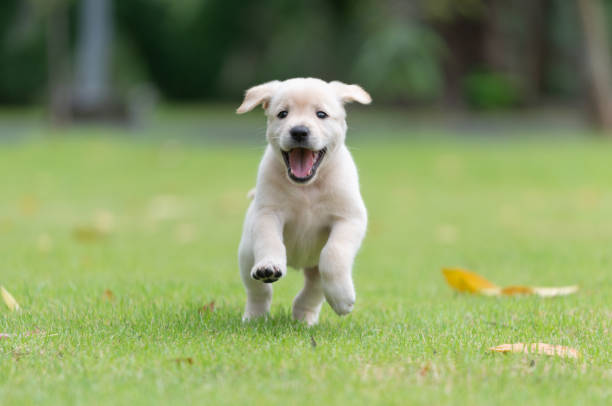
#> input picture OpenCv/IMAGE-1.jpg, 612 x 406 px
$ jupyter execute RANSAC.ipynb
#> lines starting #> are read from the running program, lines starting #| are printed output that depends on the picture
[cell 1]
import cv2
import numpy as np
import matplotlib.pyplot as plt

def extract_SIFT(img):
    sift = cv2.SIFT_create()
    kp, des = sift.detectAndCompute(img, None)
    return kp, des

def match_SIFT(descriptor_source, descriptor_target):
    FLANN_INDEX_KDTREE = 1
    index_params = dict(algorithm=FLANN_INDEX_KDTREE, trees=5)
    search_params = dict(checks=50)
    flann = cv2.FlannBasedMatcher(index_params, search_params)
    matches = flann.knnMatch(descriptor_source, descriptor_target, k=2)

    pos = np.empty((0, 2), dtype=int)

    for m, n in matches:
        if m.distance < 0.7 * n.distance:
            temp = np.array([m.queryIdx, m.trainIdx])
            pos = np.vstack((pos, temp))
    return pos

def affine_matrix(keypoint_source, keypoint_target, pos):
    src_pts = np.float32([keypoint_source[idx].pt for idx in pos[:, 0]]).reshape(-1, 1, 2)
    dst_pts = np.float32([keypoint_target[idx].pt for idx in pos[:, 1]]).reshape(-1, 1, 2)

    M, inliers = cv2.estimateAffine2D(src_pts, dst_pts, method=cv2.RANSAC, ransacReprojThreshold=3.0)

    if M is None:
        return np.hstack((np.eye(2), np.zeros((2, 1))))

    return M

path_source = "IMAGE-1.jpg"
img_source = cv2.imread(path_source)
#> img_source is the input picture: shape (406, 612, 3); mean B, G, R 99.8, 152.8, 135.3

if img_source is None:
    raise FileNotFoundError(f"Error: Could not load {path_source}.")

rows, cols, _ = img_source.shape
#> rows = 406; cols = 612

rotation_matrix = cv2.getRotationMatrix2D((cols / 2, rows / 2), 10, 1.0)
img_target = cv2.warpAffine(img_source, rotation_matrix, (cols, rows))
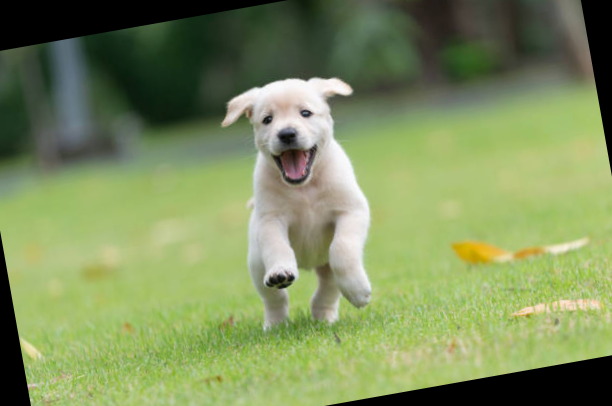
#> img_target: shape (406, 612, 3); mean B, G, R 92.9, 142, 125.9

keypoint_source, descriptor_source = extract_SIFT(img_source)
#> in extract_SIFT, `kp, des = sift.detectAndCompute(img, None)`: kp = 318 keypoints; strongest (x, y, size): (322, 115, 7), (282, 115, 6.3), (361, 96, 10.1), (267, 275, 11.5)
#> keypoint_source has the same summary as kp in extract_SIFT
keypoint_target, descriptor_target = extract_SIFT(img_target)
#> in extract_SIFT (call 2), `kp, des = sift.detectAndCompute(img, None)`: kp = 278 keypoints; strongest (x, y, size): (306, 113, 7), (267, 120, 6.4), (342, 88, 10.3), (291, 278, 4.5)
#> keypoint_target has the same summary as kp in extract_SIFT

pos = match_SIFT(descriptor_source, descriptor_target)
#> in match_SIFT, `matches = flann.knnMatch(descriptor_source, descriptor_target, k=2)`: matches = 318 matches
#> the loop in match_SIFT, `for m, n in matches:` made 318 passes
#> temp on passes 22, 23, 24, 28, 33, 35, 36, 39, 45, 46, 47, 48: [21, 13], [22, 16], [23, 17], [27, 11], [32, 18], [34, 24], [35, 19], [38, 30], [44, 35], [45, 36], [46, 39], [47, 38]
#> pos on passes 15, 17, 20, 21: [[14, 7]], [[14, 7], [16, 9]], [[14, 7], [16, 9], [19, 15]], [[14, 7], [16, 9], [19, 15], [20, 12]]
#> after the loop in match_SIFT, `for m, n in matches:`: pos = 191 pairs, first value 14 to 306, second value 7 to 275

if len(pos) < 3:
    raise ValueError("Not enough matching points found to compute the registration.")

H = affine_matrix(keypoint_source, keypoint_target, pos)
#> in affine_matrix, `src_pts = np.float32([keypoint_source[idx].pt for idx in pos[:, 0]]).r..`: src_pts = 191 rows, first 8: [17.17, 306.4], [27.52, 353], [41.63, 352], [42.31, 347.5], [42.31, 347.5], [51.74, 335], [51.74, 335], [81.58, 115.3]
#> in affine_matrix, `dst_pts = np.float32([keypoint_target[idx].pt for idx in pos[:, 1]]).r..`: dst_pts = 191 rows, first 8: [39.41, 354.9], [57.77, 399.1], [71.52, 395.5], [71.33, 391.1], [71.33, 391.1], [78.72, 377], [78.72, 377], [69.64, 155.7]
#> in affine_matrix, `M, inliers = cv2.estimateAffine2D(src_pts, dst_pts, method=cv2.RANSAC,..`: M = [[0.985, 0.174, -30.69], [-0.173, 0.984, 56.31]]; inliers = 191 values, max 1 at index 0, min 0 at index 77, mean 0.995
#> H = [[0.985, 0.174, -30.69], [-0.173, 0.984, 56.31]]

warp = cv2.warpAffine(img_source, H, (cols, rows))

merge = np.uint8(img_target * 0.5 + warp * 0.5)

img_source_rgb = cv2.cvtColor(img_source, cv2.COLOR_BGR2RGB)
img_target_rgb = cv2.cvtColor(img_target, cv2.COLOR_BGR2RGB)
warp_rgb = cv2.cvtColor(warp, cv2.COLOR_BGR2RGB)
merge_rgb = cv2.cvtColor(merge, cv2.COLOR_BGR2RGB)

fig, axes = plt.subplots(2, 2, figsize=(14, 10))

axes[0, 0].imshow(img_source_rgb)
axes[0, 0].set_title("1. Original (Source) Image")
axes[0, 0].axis('off')

axes[0, 1].imshow(img_target_rgb)
axes[0, 1].set_title("2. Target Image (Rotated 10°)")
axes[0, 1].axis('off')

axes[1, 0].imshow(warp_rgb)
axes[1, 0].set_title("3. Warped Image (Corrected Orientation)")
axes[1, 0].axis('off')

axes[1, 1].imshow(merge_rgb)
axes[1, 1].set_title("4. Final Registered Blend (50/50 mix)")
axes[1, 1].axis('off')

plt.tight_layout()
plt.show()
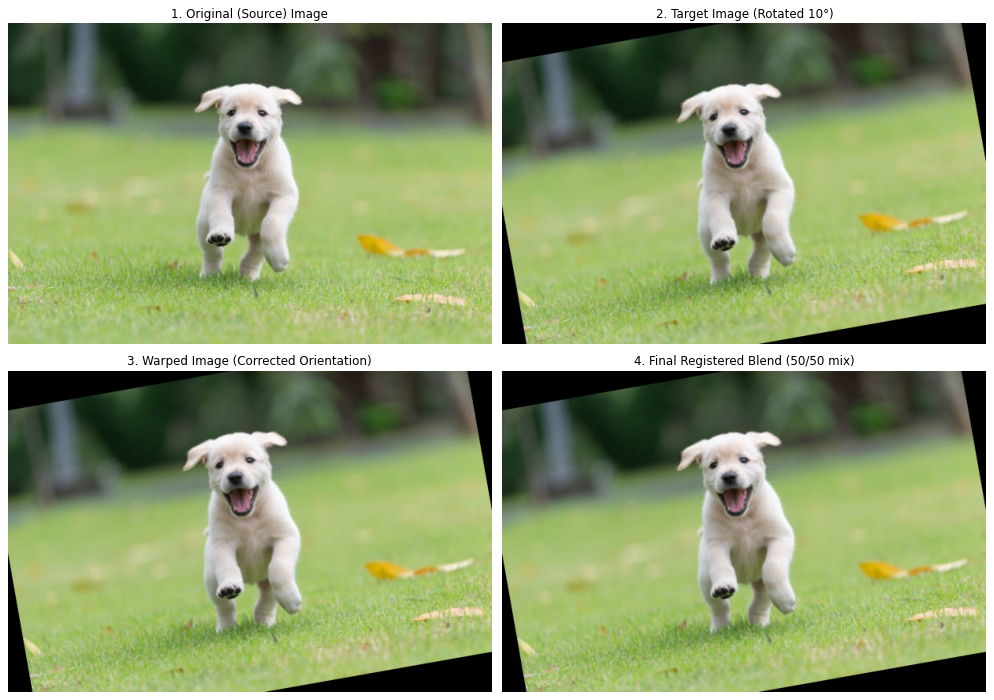
#> figure drawn by matplotlib, 4 panels

$ run again, with OpenCv/italy-1.jpg copied over OpenCv/IMAGE-1.jpg
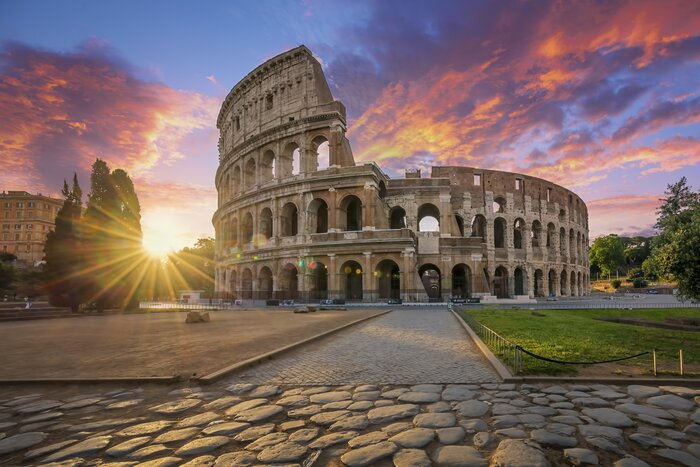
#> input picture OpenCv/italy-1.jpg, 700 x 467 px
#> img_source is the input picture: shape (467, 700, 3); mean B, G, R 97.5, 101.5, 119.5
#> `img_target = cv2.warpAffine(img_source, rotation_matrix, (cols, rows))`:
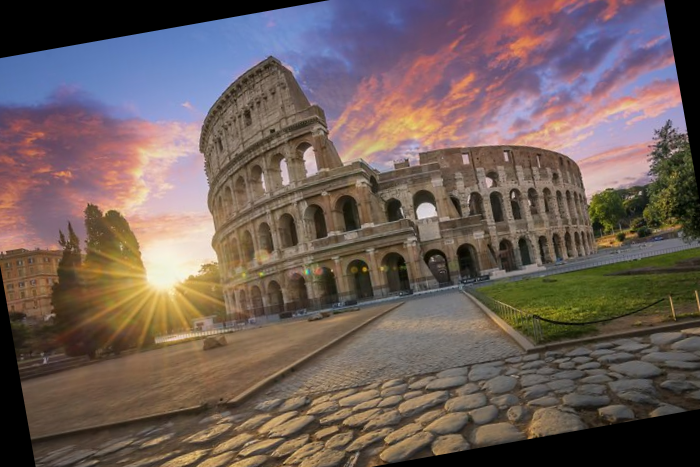
#> img_target: shape (467, 700, 3); mean B, G, R 90.8, 95.1, 111.1
#> kp = 2199 keypoints; strongest (x, y, size): (517, 224, 2.6), (429, 224, 10.8), (643, 244, 2.3), (358, 271, 2.8)
#> keypoint_source has the same summary as kp in extract_SIFT
#> kp = 2335 keypoints; strongest (x, y, size): (426, 211, 10.8), (513, 196, 2.5), (640, 193, 2.5), (173, 255, 69.3)
#> keypoint_target has the same summary as kp in extract_SIFT
#> matches = 2199 matches
#> the loop in match_SIFT, `for m, n in matches:` made 2199 passes
#> temp on passes 21, 22, 23, 24, 25, 27, 28, 29: [20, 33], [21, 40], [22, 39], [23, 10], [24, 18], [26, 19], [27, 47], [28, 48]
#> after the loop in match_SIFT, `for m, n in matches:`: pos = 1426 pairs, first value 8 to 2194, second value 1 to 2331
#> src_pts = 1426 rows, first 8: [6.5, 192.6], [14.64, 264.1], [14.64, 264.1], [14.64, 300], [14.86, 295], [15.9, 308.1], [16.44, 297.5], [16.85, 196.5]
#> dst_pts = 1426 rows, first 8: [4.57, 252.9], [25.03, 322], [25.03, 322], [31.63, 357.3], [30.58, 352.2], [33.59, 365.2], [32.63, 354.4], [15.98, 254.8]
#> M = [[0.985, 0.174, -35.28], [-0.174, 0.985, 64.38]]; inliers = 1426 values, max 1 at index 0, min 0 at index 123, mean 0.996
#> H = [[0.985, 0.174, -35.28], [-0.174, 0.985, 64.38]]
#> `plt.show()`:
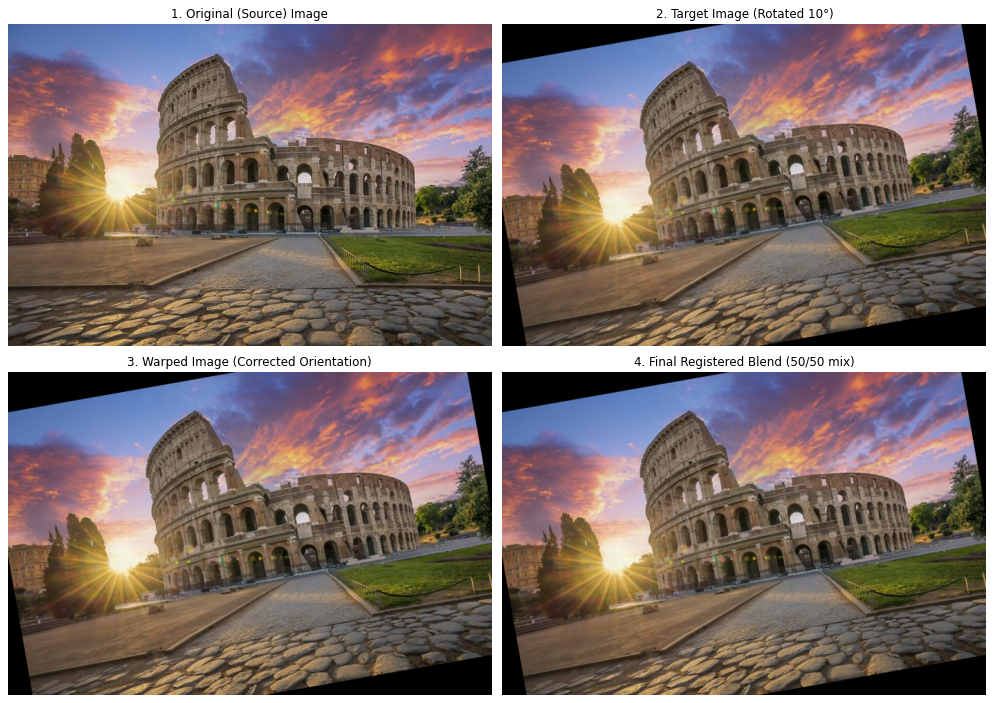
#> figure drawn by matplotlib, 4 panels

$ run again, with OpenCv/italy.jpg copied over OpenCv/IMAGE-1.jpg
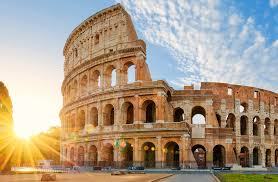
#> input picture OpenCv/italy.jpg, 278 x 182 px
#> img_source is the input picture: shape (182, 278, 3); mean B, G, R 137.3, 156, 171.2
#> `img_target = cv2.warpAffine(img_source, rotation_matrix, (cols, rows))`:
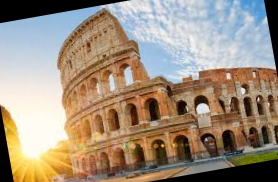
#> img_target: shape (182, 278, 3); mean B, G, R 125.2, 143.1, 158.2
#> kp = 582 keypoints; strongest (x, y, size): (153, 149, 1.8), (197, 150, 1.9), (198, 110, 6.6), (198, 119, 6.5)
#> keypoint_source has the same summary as kp in extract_SIFT
#> kp = 607 keypoints; strongest (x, y, size): (200, 99, 6.6), (206, 139, 2), (202, 108, 6.5), (243, 90, 3.2)
#> keypoint_target has the same summary as kp in extract_SIFT
#> matches = 582 matches
#> the loop in match_SIFT, `for m, n in matches:` made 582 passes
#> temp on passes 31, 36, 38, 40, 43, 45, 46, 47: [30, 29], [35, 17], [37, 20], [39, 42], [42, 43], [44, 30], [45, 26], [46, 32]
#> after the loop in match_SIFT, `for m, n in matches:`: pos = 353 pairs, first value 7 to 578, second value 9 to 603
#> src_pts = 353 rows, first 8: [9.36, 155.1], [11.14, 106.5], [46.97, 158.2], [57.21, 122.2], [57.29, 137.9], [62.33, 67.91], [62.79, 78.16], [63.53, 142.7]
#> dst_pts = 353 rows, first 8: [22.42, 176.5], [15.64, 128.5], [59.95, 173.1], [63.83, 135.9], [66.54, 151.3], [59.31, 81.5], [61.39, 91.88], [73.57, 155.1]
#> M = [[0.985, 0.174, -13.71], [-0.174, 0.985, 25.57]]; inliers = 353 values, max 1 at index 0, min 0 at index 82, mean 0.997
#> H = [[0.985, 0.174, -13.71], [-0.174, 0.985, 25.57]]
#> `plt.show()`:
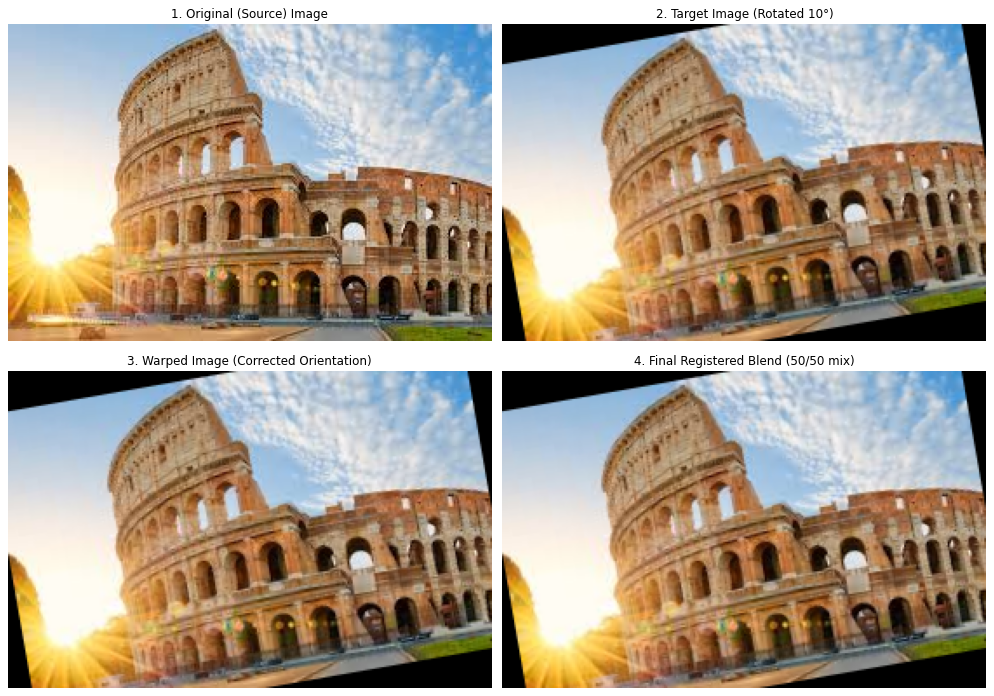
#> figure drawn by matplotlib, 4 panels

$ run again, with OpenCv/IMAGE-2.jpeg copied over OpenCv/IMAGE-1.jpg
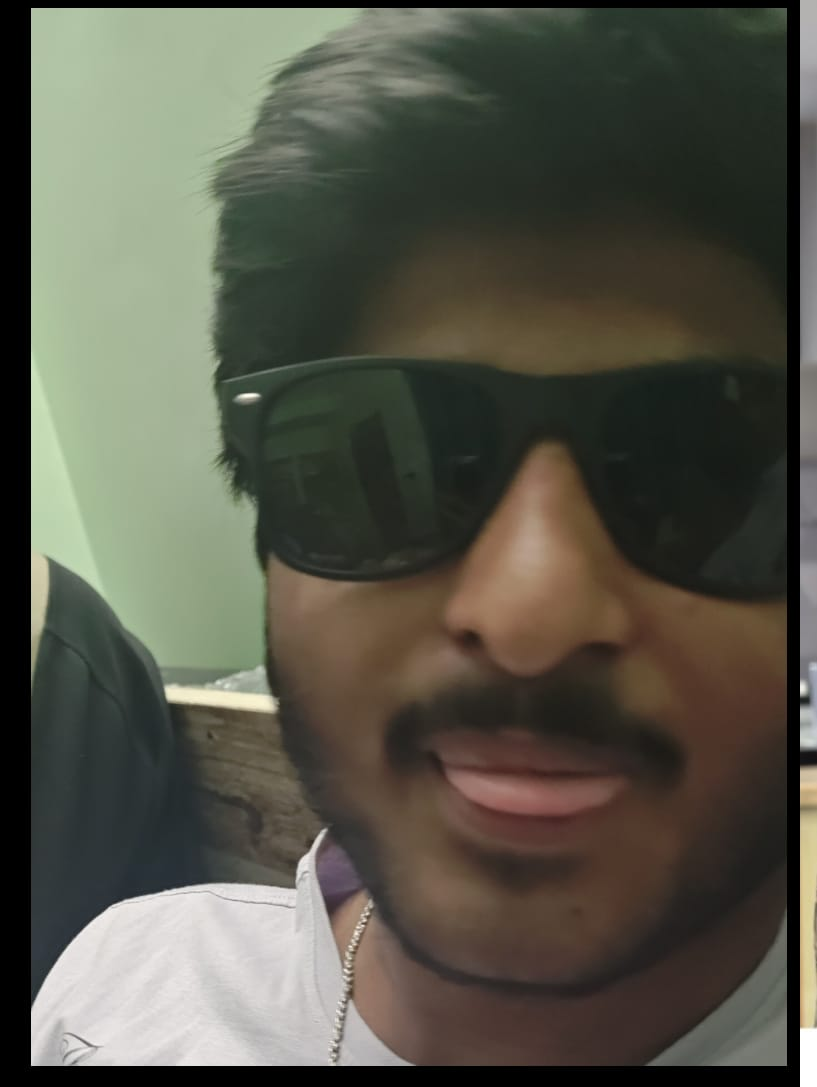
#> input picture OpenCv/IMAGE-2.jpeg, 817 x 1087 px
#> img_source is the input picture: shape (1087, 817, 3); mean B, G, R 73.7, 85.8, 86.3
#> `img_target = cv2.warpAffine(img_source, rotation_matrix, (cols, rows))`:
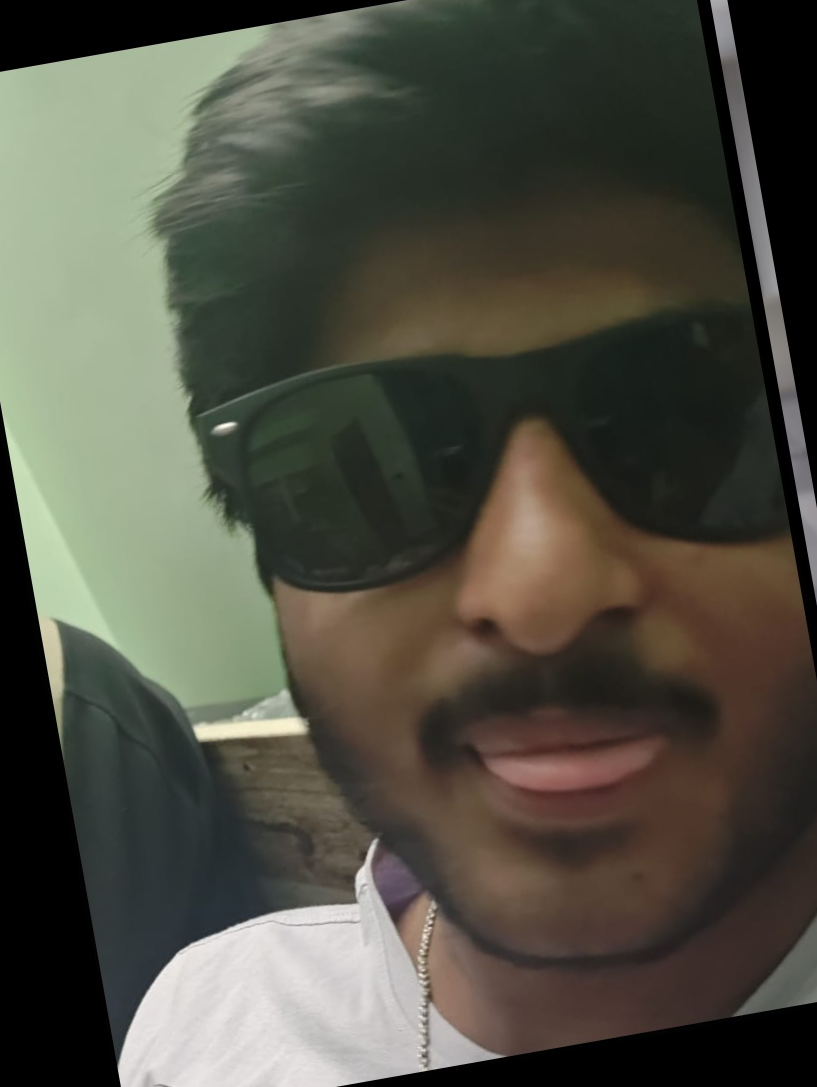
#> img_target: shape (1087, 817, 3); mean B, G, R 68.4, 79.7, 80.5
#> kp = 293 keypoints; strongest (x, y, size): (803, 689, 5.9), (175, 693, 13.4), (39, 1055, 15.4), (263, 702, 15.4)
#> keypoint_source has the same summary as kp in extract_SIFT
#> kp = 224 keypoints; strongest (x, y, size): (204, 732, 13.4), (292, 725, 15.9), (226, 426, 8), (363, 876, 12.2)
#> keypoint_target has the same summary as kp in extract_SIFT
#> matches = 293 matches
#> the loop in match_SIFT, `for m, n in matches:` made 293 passes
#> temp on passes 17, 22, 28, 30, 31, 34, 35, 36: [16, 81], [21, 81], [27, 21], [29, 7], [30, 7], [33, 49], [34, 50], [35, 26]
#> after the loop in match_SIFT, `for m, n in matches:`: pos = 189 pairs, first value 0 to 285, second value 0 to 221
#> src_pts = 189 rows, first 8: [33.9, 998.9], [56.75, 571.6], [60.33, 533.7], [62.25, 579.7], [82.82, 1037.1], [87.31, 1039.9], [125.7, 900.8], [133.5, 617.4]
#> dst_pts = 189 rows, first 8: [118.6, 1057.1], [67.17, 632.6], [64.52, 595.6], [67.17, 632.6], [332.1, 919.6], [332.1, 919.6], [191.9, 944.6], [150.7, 664.1]
#> M = [[0.985, 0.174, -88.39], [-0.174, 0.985, 79.49]]; inliers = 189 values, max 1 at index 0, min 0 at index 3, mean 0.942
#> H = [[0.985, 0.174, -88.39], [-0.174, 0.985, 79.49]]
#> `plt.show()`:
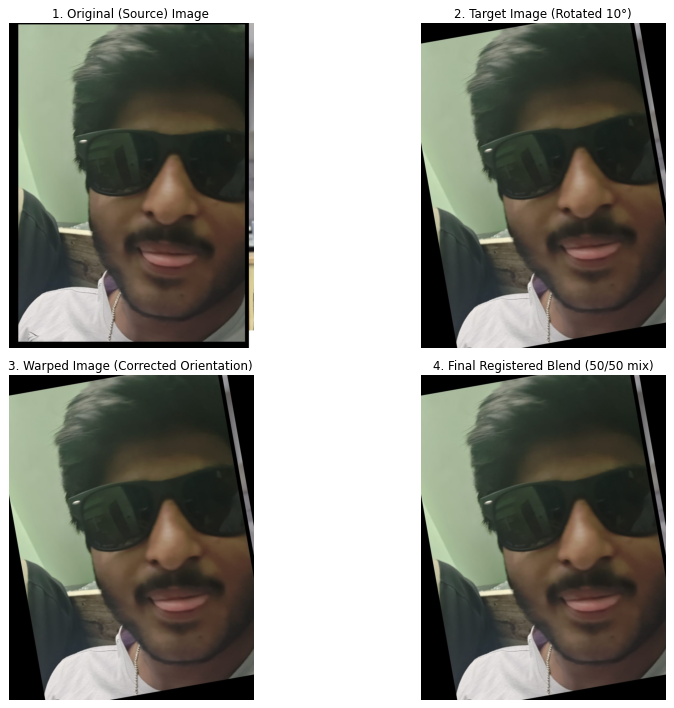
#> figure drawn by matplotlib, 4 panels
